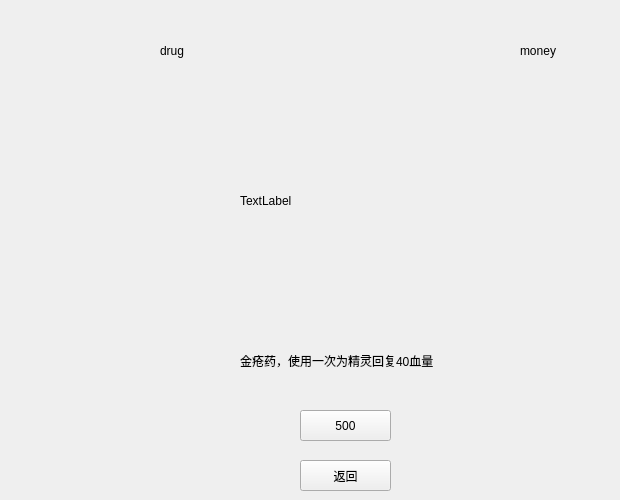
   <widget class="QWidget" name="shop_page">
    <widget class="QLabel" name="money_num">
     <property name="geometry">
      <rect>
       <x>520</x>
       <y>40</y>
       <width>91</width>
       <height>21</height>
      </rect>
     </property>
     <property name="text">
      <string>money</string>
     </property>
    </widget>
    <widget class="QPushButton" name="buy">
     <property name="geometry">
      <rect>
       <x>300</x>
       <y>410</y>
       <width>91</width>
       <height>31</height>
      </rect>
     </property>
     <property name="text">
      <string>500</string>
     </property>
    </widget>
    <widget class="QLabel" name="money_image_2">
     <property name="geometry">
      <rect>
       <x>480</x>
       <y>30</y>
       <width>31</width>
       <height>31</height>
      </rect>
     </property>
     <property name="text">
      <string/>
     </property>
    </widget>
    <widget class="QLabel" name="drug_image">
     <property name="geometry">
      <rect>
       <x>240</x>
       <y>70</y>
       <width>261</width>
       <height>261</height>
      </rect>
     </property>
     <property name="text">
      <string>TextLabel</string>
     </property>
    </widget>
    <widget class="QLabel" name="label_2">
     <property name="geometry">
      <rect>
       <x>240</x>
       <y>340</y>
       <width>261</width>
       <height>41</height>
      </rect>
     </property>
     <property name="text">
      <string>金疮药，使用一次为精灵回复40血量</string>
     </property>
    </widget>
    <widget class="QPushButton" name="back_lobby_2">
     <property name="geometry">
      <rect>
       <x>300</x>
       <y>460</y>
       <width>91</width>
       <height>31</height>
      </rect>
     </property>
     <property name="text">
      <string>返回</string>
     </property>
    </widget>
    <widget class="QLabel" name="drug_num">
     <property name="geometry">
      <rect>
       <x>160</x>
       <y>40</y>
       <width>81</width>
       <height>21</height>
      </rect>
     </property>
     <property name="text">
      <string>drug</string>
     </property>
    </widget>
    <widget class="QLabel" name="drug_image_2">
     <property name="geometry">
      <rect>
       <x>120</x>
       <y>30</y>
       <width>31</width>
       <height>31</height>
      </rect>
     </property>
     <property name="text">
      <string/>
     </property>
    </widget>
   </widget>
